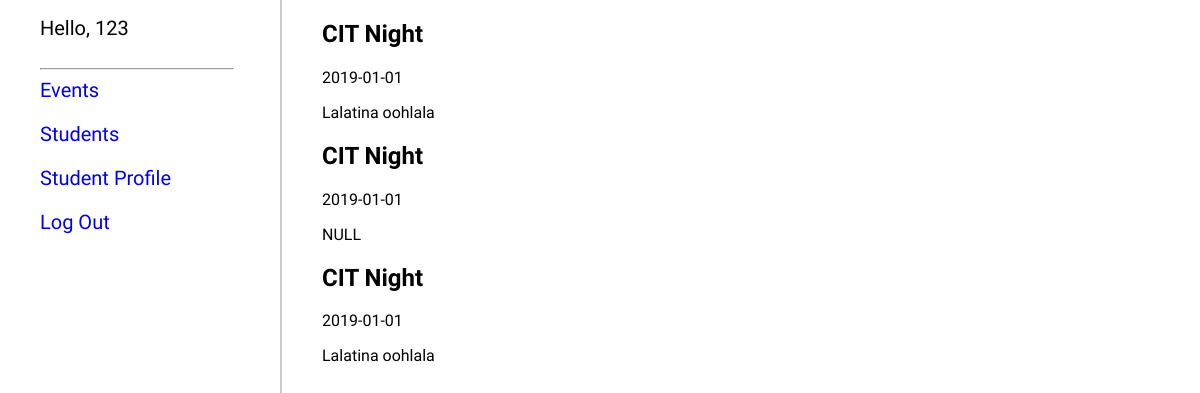
The app's page /index.php?login=success&id= (signed in) with its own data.
### tables this page shows
CREATE TABLE `events` (
  `event_id` int(11) NOT NULL AUTO_INCREMENT,
  `title` varchar(255) DEFAULT NULL,
  `create_date` date DEFAULT NULL,
  `description` varchar(5000) DEFAULT NULL,
  `start_date` date DEFAULT NULL,
  `end_date` date DEFAULT NULL,
  PRIMARY KEY (`event_id`)
);

### welcome.php (the view)
<ul>
    <?php
      $sql = "SELECT * FROM sbo.events";
      $result = mysqli_query($conn, $sql);
      $resultCheck = mysqli_num_rows($result);
      if ($resultCheck > 0) {
        while ($row = mysqli_fetch_assoc($result)) {
          echo '<li>';
          echo '<h2>' . $row['title'] . '</h2>';
          echo '<p>' . $row['start_date'] . '</p>';
          echo '<p>' . $row['description'] . '</p>';
          echo '</li>';
        }
      }
    ?>
</ul>

### index.php (shortened to what this page needs)
<!DOCTYPE html>
<html lang="en" dir="ltr">
  <head>
    <link rel="stylesheet" type="text/css" href="https://cdn.datatables.net/1.10.20/css/jquery.dataTables.css">
    <link rel="stylesheet" href="src/css/master.css">
  </head>
  <body>
    <div class="main-wrapper">
      <div class="sidenav">
        <?php include 'sidenav.php'; ?>
      </div>
      <div class="content-wrapper">
        <?php include 'welcome.php';?>
      </div>
    </div>
  </body>
</html>

### sidenav.php (shortened to what this page needs)
<div class="col ">
  <ul>
    <li>Hello, <?php echo $_SESSION['uname']; ?></li>
    <hr>
    <li>
      <a href="event.php">Events</a>
    </li>
    <li>
      <a href="students.php">Students</a>
    </li>
    <li>
      <a href="profile.php">Student Profile</a>
    </li>
    <li>
      <a href="inc/logout.inc.php">Log Out</a>
    </li>
  </ul>
</div>

### src/css/master.css (style rules this page uses)
* { margin-left: 0; padding: 0; text-decoration: none; }
html, body { height: 100%; }
body { font-family: 'Source Sans Pro', sans-serif; margin-top: 0px; margin-right: 0px; max-width: 100%; }
li { list-style: none; }
.main-wrapper { width: 100%; height: 100%; display: flex; flex-direction: row; height: inherit; flex-basis: auto; align-items: stretch; }
.sidenav { width: 20%; border-right: 2px solid #C9C9C9; height: auto; padding-left: 2.5em; }
.sidenav ul li { font-size: 20px; padding-bottom: 1em; }
hr { width: 80%; }
.content-wrapper { padding-left: 2.5em; flex-grow: 1; padding-right: 2.5em; }

### records on screen
events: title "CIT Night", start_date "2019-01-01", description "Lalatina oohlala"
events: title "CIT Night", start_date "2019-01-01", description "NULL"
events: title "CIT Night", start_date "2019-01-01", description "Lalatina oohlala"

### other values on screen
$_SESSION['uname'] "123"
